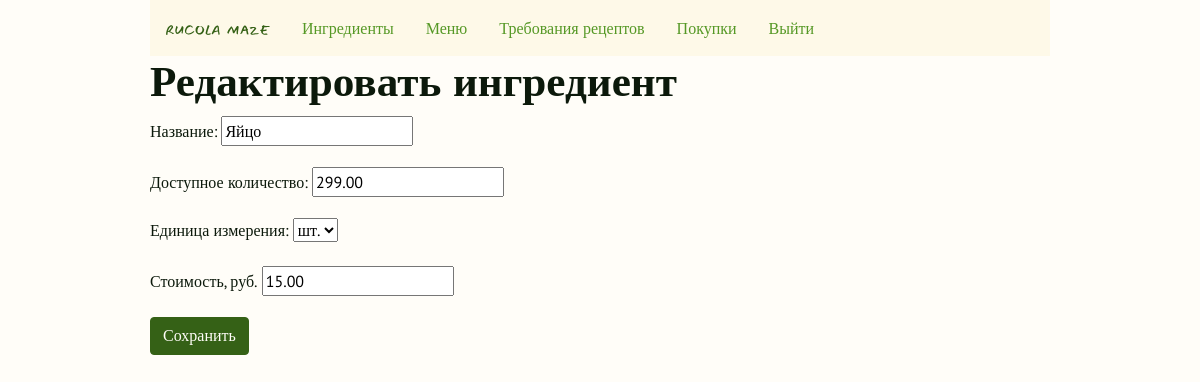
Page /ingredients/44/edit (signed in) on the committed database.
### inventory/models.py (models this page shows, shortened)
class Ingredient(models.Model):
    kg = "кг"  # what is after '=' is shown on the site
    l = "л"
    item = "шт."
    UNIT_CHOICES = [
        (kg, "кг"),  # what is after comma shows in admin
        (l, "л"),
        (item, "шт."),
    ]
    name = models.CharField("Название", max_length=128, unique=True)
    quantity_available = models.DecimalField("Доступное количество",
        max_digits=8, decimal_places=2, default=0.00
    )
    unit = models.CharField("Единица измерения", max_length=6, choices=UNIT_CHOICES, default="oz")
    unit_price = models.DecimalField("Стоимость, руб.", max_digits=6, decimal_places=2, default=0.00)

### inventory/views.py (the view)
class IngredientUpdate(LoginRequiredMixin, UpdateView):
    model = Ingredient
    template_name = "inventory/ingredient_edit.html"
    form_class = IngredientForm

### inventory/forms.py
class IngredientForm(forms.ModelForm):
    class Meta:
        model = Ingredient
        fields = "__all__"

### inventory/templates/inventory/ingredient_edit.html (shortened to what this page needs)
{% extends 'inventory/layout.html' %}
{% block body %}
<div class="h1">
    <h1>Редактировать ингредиент</h1>
</div>
<form method="POST">
    {{ form.as_p }}
    <input type="submit" value="Сохранить" class="btn btn-primary">
</form>
{% endblock %}

### inventory/static/inventory/style.css (style rules this page uses)
body { font-family: PT Sans; color: #0C190B; background-color: #FFFDF8; width: 75%; margin: 0 auto; }
.h1 h1 { font-family: Nunito; font-weight: bold; font-size: 2.7rem; margin-top: 24; }
.btn-primary { background-color: #356116; color: #FFFDF8; font-family: Nunito; border-color: #356116 }

### rows in the picture
Ingredient: name "Яйцо", quantity_available "299.00", unit "шт.", unit_price "15.00"
